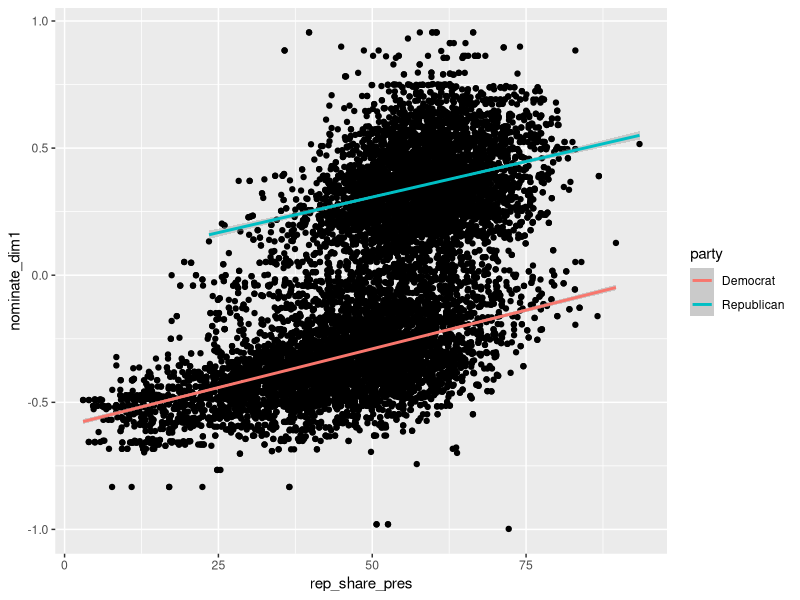

R code for this plot: (Note: this script raises an error after producing the figure.)
# ----------------------------------------------------
#   PS 811: Statistical Computing
#   Spring 2020
#   "Functions you can pull up to"
#   Loops, functional programming, mapping
# ----------------------------------------------------

# The purpose of this lesson is to teach you about 
#   VECTORIZED operations.
# These are routines that will
# - make your code run faster
# - make you a more creative problem solver
# - let you do push around A LOT of data EFFICIENTLY and ELEGANTLY

# we cover:
# - loops
# - apply functions
# - lists, list indexing
# - "scoped" dplyr verbs (if, at, all)
# - anonymous functions, quosure/lambda/purrr functions
# - NESTING and MAPPING (!!!)



# ---- packages and data -----------------------

library("here")
library("tidyverse")
library("broom")

# US House elections data

house <- 
  read_csv(here("data", "house-elections.csv")) %>%
  filter(election_year >= 1952) %>%
  print()

# looking at the relationship between 
#   ideology scores (y) 
#   and district voting for president (x)
# We'd imagine that House members are more LIBERAL
#   if their districts vote more heavily for DEMOCRATS for president

ggplot(house) +
  aes(x = rep_share_pres, y = nominate_dim1) +
  geom_point() +
  geom_smooth(method = "lm", aes(color = party))


# ---- LOOPS -----------------------
  
# For every value i in {1, 2, ..., N}, do some f(i)

# Simple loop to demonstrate main idea
for (j in 1:10) {
  print(j)
}

# The routine LOOPS through the vector 1:10
# - call the element "j"
# - do an operation that involves j
# - repeat until we exhaust the vector


# ---- loops in R...HORRIBLE -----------------------

# you probably don't NEED them
# which is good, because they're famously slow and cumbersome

# "for each row, save the number of columns"
# looping requires me to make a container ahead of time
columns_loop <- numeric()

for (row in 1:nrow(house)) {
  columns_loop[row] <- length(house[row, ])
}


# ---- VECTORIZE your routine -----------------------

# if your routine is just the SAME FUNCTION 
# iterated for every instance
# this will go way faster by applying a "vectorized" function

# apply function "length" for every row (margin = 1) in house
# super speedy
columns <- apply(X = house, MARGIN = 1, FUN = length)




# ---- the "apply functions" -----------------------

# a family of functions for vectorized operations
# I want you to be familiar with the IDEA of these functions.
# Of these functions, lapply() is maybe the only one 
#   I still find useful (and only sometimes)


# apply(): apply a function over rows or columns of a grid/array.
#   Pro: VERY useful for matrix-oriented methods 
#        where every element will be the same data type!
#   Con: Unless you're writing statistical algorithms,
#        it isn't common to work DIRECTLY with matrices
?apply



# lapply(): apply a function over the elements of a list.
#    LISTS!!! They're great but weird.
#    Pro: can contain elements of arbitary type.
#    Con: weird to work with sometimes?

# data frames are lists! Just repackaged
house

house_list <- as.list(house)

# aaah!!
house_list

# preview every element in the list
lapply(house_list, head)

list(a = c(1, 2, 3),
     b = "hello!!!!!",
     d = list)

# the weird part: indexing
str(house_list) 
str(house_list[1]) # what's the data type of the first element of this list?
                   # lol guess again

str(house_list[[1]]) # what's the data type of the data WITHIN the 
                     # first element of the list?
                     # Gotta do this weird double indexing thing

# https://twitter.com/hadleywickham/status/643381054758363136?lang=en

# tapply(): apply a function(s) to groups of data.
#   Common in "dinosaur-style" R.  
#   We HATE tapply. It gives you a stupid array with named rows/cols named array

# horrible...
tapply(
  X = house$nominate_dim1, 
  INDEX = list(house$party, house$election_year), 
  FUN = mean, 
  na.rm = TRUE  
)

# what do we do instead? SO much easier
house %>%
  group_by(election_year, party) %>%
  summarize(
    mean_nom = mean(nominate_dim1, na.rm = TRUE)
  ) 




# ---- enter... functional programming with dplyr/purrr -------------

# vectorization: good
# R's built in vectorizing functions: not consistent w/ our workflow

# two big things we want to learn.
# 1) verb_at, verb_if, verb_all
# 2) group_by() %>% nest() %>% map()




# ---- if, at, all verbs -----------------------

# verbs: mutate, rename, select, filter, transmute, count, ...

# "scoped verbs"
# - if: apply function(s) to variables that match a logical condition
# - at: apply function(s) to a selection of variables
# - all: apply function(s) to every variable



# verb_if()
# example: mutate character variables to factors
# predictate is a function that results in a logical: TRUE or FALSE
house %>%
  mutate_if(
    .predicate = is.character, 
    .funs = as.factor
  )

# .predicate and .funs arguments take objects of type "function"
is.character
class(is.character)
is.character("a")
as.factor("a")

# functions that take function names as arguments like this 
#   are called FUNCTIONALS
#   hence the term "functional programming"

# other examples
select_if(house, is.numeric)




# verb_at()
# example: convert percentage variables to proportions
house %>%
  mutate_at(
    .vars = vars(starts_with("rep_share")),
    .funs = function(x) x / 100
  ) %>% 
  select(starts_with("rep_share"))

# you can DEFINE YOUR OWN FUNCTIONS on the fly
# this is the same basic idea as saving a custom function,
#   only difference being whether you save the function with a name.
make_into_proportion <- function(x) {
  return(x / 100)
}

make_into_proportion(88)

# if you DON'T save the function w/ a name, 
#   and instead you just use it as a one-off routine,
#   this is called an ANONYMOUS FUNCTION

# The other way to do build custom functions on the fly is by doing 
#   what is sometimes called a "lambda function"
#   or a "quosure-style" function
#   or a "purrr-style" function

# Advanced R book

# it works a lot like an anonymous function
# example: select variables that contain NA values
select_if(
  house,
  .predicate = ~ sum(is.na(.)) > 0
)
# function(z) sum(is.na(z)) > 0

# instead of saying function(z), you say `~`
# and then instead of calling z, you call `.`
house %>%
  mutate_at(
    .vars = vars(rep_share_house, rep_share_pres),
    .funs = ~ . / 100
  )

# verb_all()
# this example shows how you can apply multiple functions
# by (1) supplying functions as a list and (2) optionally naming each fx
summarize_all(
  house, 
  .funs = list(uniques = ~ n_distinct(.), 
               obj_type = class)
)


# ---- nesting and mapping -----------------------

# OMG this is the moment I've been waiting for
# This is seriously INSANE.

# One huge benefit of having a data-frame based workflow
#   is the way that it can ORGANIZE your work.

# We're about to make that one level of abstraction up
#  with NESTED DATA FRAMES

# group_by() %>% nest()
# collapses data within a grouping variable
house %>%
  group_by(election_year) %>%
  nest() 

# This is a NESTED data frame.
# It is a data frame that contains data frames (whoa dude...)
# the `data` column is of type LIST. We call this a list-column.
# It's a column that IS a list! Every element in this list is a data frame,
#   but we could have list columns that contain different stuff.

# Why do this? 
# We've already seen that we can create new variables with grouped scope
# summarize variables with grouped scope, etc.
# But these operations have some type restrictions.

# by working with nested data frames, I can create outputs 
#   of essentially ARBITRARY TYPE
# and the results STAY ORGANIZED in the data frame.

# For example, we want to know the relationship between 
#   ideology (y) and district voting (x),
#   BUT it may vary by party and over time.
# So maybe let's estimate a model within each party x year.
# How would we have done this before? Loop over party within year? LAME

nested_house <- house %>%
  group_by(party, election_year) %>%
  nest() %>%
  print()

# make a new column containing model results.
# using the purrr::map() function. (purrr is part of tidyverse)
# map() can be used in a nested data context to map a function 
#   over a list column.

# how it works:
# mutate(new_variable = map(.x = data_column, .f = function))

# This example: call lm() using "quosure style" function.

nested_models <- nested_house %>%
  mutate(
    model = map(
      .x = data, 
      .f = ~ lm(nominate_dim1 ~ rep_share_pres, data = .x)
    )
  ) %>%
  print()


# Can just call function names though.
# Extra function arguments after function name
nested_tidy <- nested_models %>%
  mutate(coefs = map(model, tidy, conf.int = TRUE)) %>%
  print()


# unnest required columns when you're done
coefs <- nested_tidy %>%
  unnest(coefs) %>%
  print()
  
# can't unnest non-data-frame objects but I can pull them out

nested_tidy %>% unnest(model) # hits error
nested_tidy %>% pull(model)   # extracts vector from a data frame
nested_tidy$model             # works the same as this


# unnest directly into plot!
coefs %>%
  filter(term == "rep_share_pres") %>%
  ggplot() +
  aes(x = election_year, y = estimate, color = party) +
  geom_pointrange(
    aes(ymin = conf.low, ymax = conf.high),
    position = position_dodge(width = 1)
  ) 


# other ways you can use nesting and mapping
# reading in a list of data frames...
# install.packages("rio")

tibble(filename = list.files(here("data"))) %>%
  filter(str_sub(filename, -3L, -1L) %in% c("csv", "dta", "rds", "xls")) %>%
  mutate(
    data = map(
      .x = filename, 
      .f = ~ {
        here("data", .x) %>% # file path
        rio::import() %>%          # import data
        as_tibble()                # convert to tidyverse-style DF
      }
    )
  )


# ---- learn more about this stuff -----------------------

# - map functions that return specific output formats (not a list column):
#   map_int, map_dbl, map_chr, map_df
# - map a function with TWO input data columns, map2(), or over
#   an arbitrary number of input columns, pmap()
# - R 4 Data Science: 
#     https://r4ds.had.co.nz/iteration.html
#     https://r4ds.had.co.nz/many-models.html
# - Purrr cheat sheet: 
#     https://github.com/rstudio/cheatsheets/blob/master/purrr.pdf
# - other helpful blog posts
#     https://www.hvitfeldt.me/blog/purrr-tips-and-tricks/
#     https://jennybc.github.io/purrr-tutorial/index.html
# - I have some blog posts where I use map() to do helpful things
#     applying different treatment randomizations to nested datasets: 
#       https://mikedecr.github.io/post/randomization-inference-purrr/
#     applying different model specifications to nested datasets:
#       https://mikedecr.github.io/post/viz-partials/





  